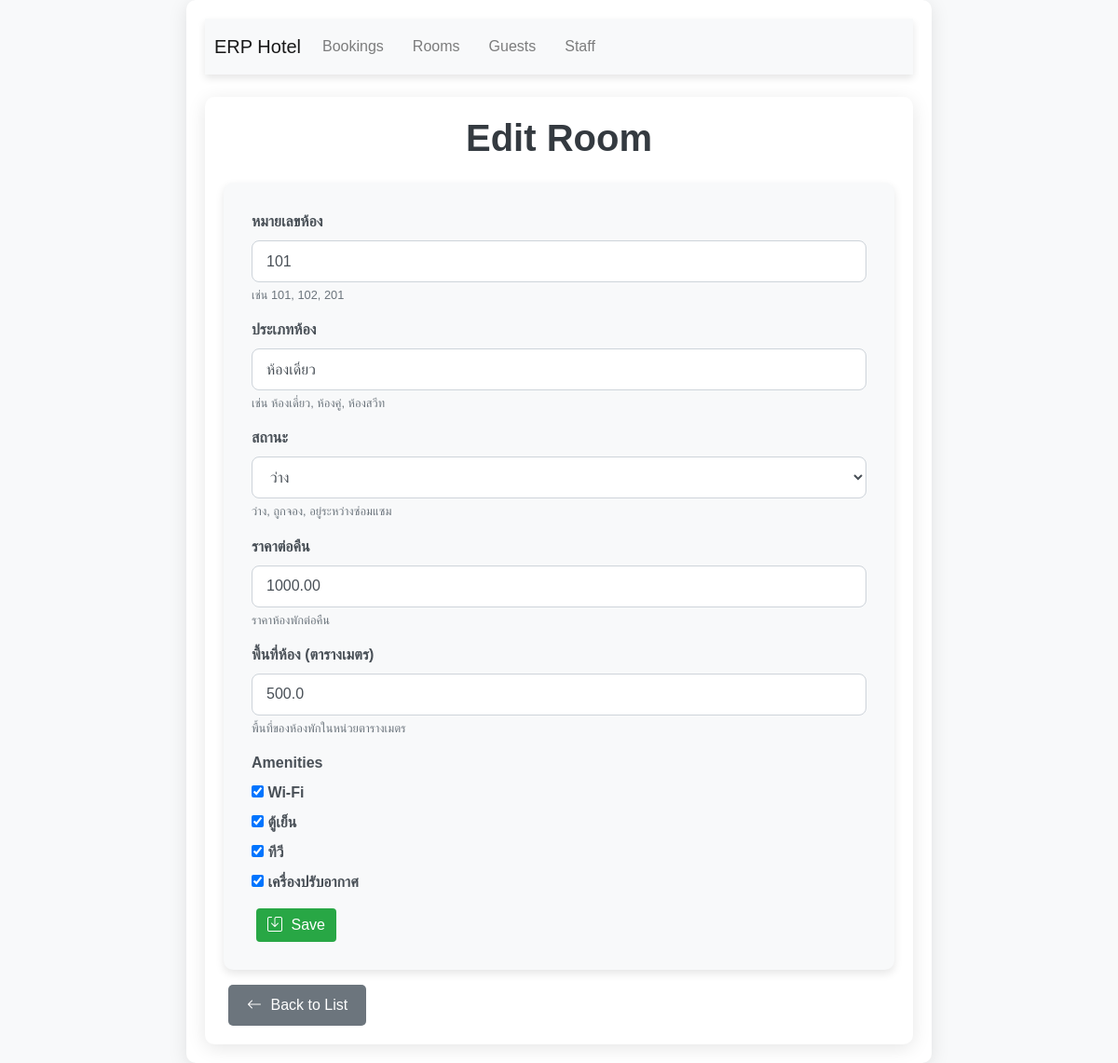
The app's page /rooms/1/edit/ with its own data.
### rooms/models.py (models this page shows, shortened)
class Room(models.Model):
    number = models.CharField(max_length=10, unique=True, verbose_name=_("หมายเลขห้อง"), help_text=_("เช่น 101, 102, 201"))
    type = models.CharField(max_length=100, verbose_name=_("ประเภทห้อง"), help_text=_("เช่น ห้องเดี่ยว, ห้องคู่, ห้องสวีท"))
    status = models.CharField(max_length=20, choices=RoomStatus.choices, default=RoomStatus.AVAILABLE, verbose_name=_("สถานะ"), help_text=_("ว่าง, ถูกจอง, อยู่ระหว่างซ่อมแซม"))
    price_per_night = models.DecimalField(max_digits=10, decimal_places=2, verbose_name=_("ราคาต่อคืน"), help_text=_("ราคาห้องพักต่อคืน"))
    size = models.FloatField(verbose_name=_("พื้นที่ห้อง (ตารางเมตร)"), help_text=_("พื้นที่ของห้องพักในหน่วยตารางเมตร"))
    amenities = models.ManyToManyField(Amenity, through="RoomAmenity", verbose_name=_("สิ่งอำนวยความสะดวก"), help_text=_("สิ่งอำนวยความสะดวกในห้อง"))
    created_at = models.DateTimeField(auto_now_add=True, verbose_name=_("สร้างเมื่อ"), help_text=_("วันที่และเวลาที่ห้องพักถูกเพิ่มเข้าระบบ"))
    updated_at = models.DateTimeField(auto_now=True, verbose_name=_("แก้ไขเมื่อ"), help_text=_("วันที่และเวลาที่ข้อมูลห้องพักถูกแก้ไขล่าสุด"))
    history = HistoricalRecords()
    class Meta:
        verbose_name = _("ห้องพัก")
        verbose_name_plural = _("ห้องพัก")
        ordering = ["number"]

### rooms/views.py (the view)
# urls.py: path('rooms/<int:pk>/edit/', views.room_edit, name='room_edit'),
def room_edit(request, pk):
    room = get_object_or_404(Room, pk=pk)
    if request.method == "POST":
        form = RoomForm(request.POST, instance=room)
        if form.is_valid():
            form.save()
            return redirect('room_detail', pk=room.pk)
    else:
        form = RoomForm(instance=room)
    return render(request, 'room_form.html', {'form': form})

### rooms/forms.py
class RoomForm(forms.ModelForm):
    class Meta:
        model = Room
        fields = ['number', 'type', 'status', 'price_per_night', 'size', 'amenities']
        widgets = {
            'number': forms.TextInput(attrs={'placeholder': 'Enter room number (e.g. 101, 102)'}),
            'type': forms.TextInput(attrs={'placeholder': 'Enter room type (e.g. Single, Double, Suite)'}),
            'status': forms.Select(attrs={'placeholder': 'Select room status'}),
            'price_per_night': forms.NumberInput(attrs={'placeholder': 'Enter price per night'}),
            'size': forms.NumberInput(attrs={'placeholder': 'Enter room size in square meters'}),
        }
    amenities = forms.ModelMultipleChoiceField(
        queryset=Amenity.objects.all(),
        widget=forms.CheckboxSelectMultiple,
        required=False
    )

### rooms/models.py (called while the page is built)
    def __str__(self):
        return self.name

### rooms/templates/room_form.html (shortened to what this page needs)
{% extends 'base_generic.html' %}
{% load static widget_tweaks %}
{% block content %}
    <link rel="stylesheet" href="{% static 'css/room_form.css' %}">
    <div class="container mt-4">
        <h1>{% if form.instance.pk %}Edit Room{% else %}New Room{% endif %}</h1>
        <form method="post" class="form-room">
            <div class="mb-3">
                <label for="{{ form.number.id_for_label }}" class="form-label">{{ form.number.label }}</label>
                {{ form.number|add_class:"form-control" }}
                <small class="form-text text-muted">{{ form.number.help_text }}</small>
            </div>
            <div class="mb-3">
                <label for="{{ form.type.id_for_label }}" class="form-label">{{ form.type.label }}</label>
                {{ form.type|add_class:"form-control" }}
                <small class="form-text text-muted">{{ form.type.help_text }}</small>
            </div>
            <div class="mb-3">
                <label for="{{ form.status.id_for_label }}" class="form-label">{{ form.status.label }}</label>
                {{ form.status|add_class:"form-control" }}
                <small class="form-text text-muted">{{ form.status.help_text }}</small>
            </div>
            <div class="mb-3">
                <label for="{{ form.price_per_night.id_for_label }}" class="form-label">{{ form.price_per_night.label }}</label>
                {{ form.price_per_night|add_class:"form-control" }}
                <small class="form-text text-muted">{{ form.price_per_night.help_text }}</small>
            </div>
            <div class="mb-3">
                <label for="{{ form.size.id_for_label }}" class="form-label">{{ form.size.label }}</label>
                {{ form.size|add_class:"form-control" }}
                <small class="form-text text-muted">{{ form.size.help_text }}</small>
            </div>
            <div class="mb-3">
                <label for="{{ form.amenities.id_for_label }}" class="form-label">{{ form.amenities.label }}</label>
                {{ form.amenities }}
            </div>
            <button type="submit" class="btn btn-success">
                <i class="bi bi-save"></i> Save
            </button>
        </form>
        <a href="{% url 'room_list' %}" class="btn btn-secondary mt-3">
            <i class="bi bi-arrow-left"></i> Back to List
        </a>
    </div>
{% endblock %}

### bookings/static/css/styles.css (style rules this page uses)
body { font-family: 'Arial', sans-serif; background-color: #f8f9fa; margin: 0; padding: 0; }
.container { max-width: 900px; margin: 0 auto; padding: 20px; }
h1 { font-size: 2rem; color: #343a40; margin-bottom: 20px; }
.btn { margin-left: 5px; }
.btn i { margin-right: 5px; }

### rooms/static/css/room_form.css (style rules this page uses)
.container { max-width: 800px; margin: 0 auto; padding: 20px; background-color: #ffffff; border-radius: 10px; box-shadow: 0 4px 20px rgba(0, 0, 0, 0.1); }
h1 { font-size: 2.5rem; font-weight: bold; color: #343a40; margin-bottom: 1.5rem; text-align: center; }
form { padding: 30px; background-color: #f8f9fa; border-radius: 10px; box-shadow: 0 4px 10px rgba(0, 0, 0, 0.1); }
form .mb-3 { margin-bottom: 1.5rem; }
label { font-size: 1rem; font-weight: bold; color: #495057; margin-bottom: 0.5rem; display: block; }
button { font-size: 1rem; padding: 12px 20px; border-radius: 5px; font-weight: bold; cursor: pointer; transition: all 0.3s ease; }
button i { margin-right: 5px; }
.btn-success { background-color: #28a745; border: none; color: white; }
.btn-secondary { background-color: #6c757d; border: none; color: white; }
.form-control { height: 45px; font-size: 1rem; padding: 10px 15px; border-radius: 8px; border: 1px solid #ced4da; transition: border-color 0.3s ease, box-shadow 0.3s ease; }
a.btn { font-size: 1rem; text-decoration: none; display: inline-block; margin-top: 1.5rem; background-color: #6c757d; color: white; padding: 10px 20px; border-radius: 5px; transition: background-color 0.3s ease, transform 0.2s ease; }
.container { animation: fadeIn 0.5s ease-in-out; }

### records on screen
Room: number "101", type "ห้องเดี่ยว", status "ว่าง", price_per_night "1000.00", size "500.0"
